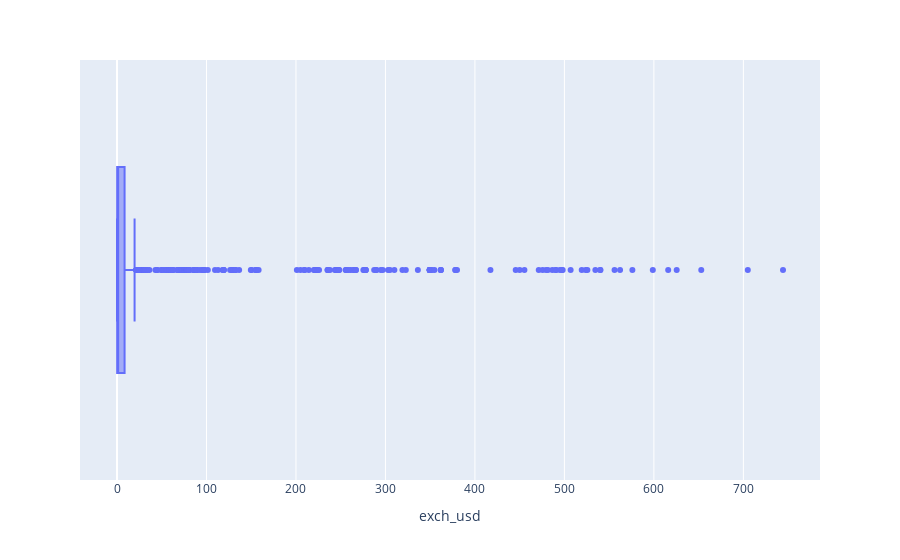

The notebook cell this image was saved under:
### Code cell
fig = px.box(crises_df, x='exch_usd')
fig.show()

### Figure 1 — Plotly figure (JSON) as saved in the notebook; plotly's stock layout.template omitted (floating-point values rounded to 4 significant figures; data arrays with more than 128 entries replaced by an {"elided": "..."} marker saying what was removed)
{"data": [{"alignmentgroup": "True", "hovertemplate": "exch_usd=%{x}<extra></extra>", "legendgroup": "", "marker": {"color": "#636efa"}, "name": "", "notched": false, "offsetgroup": "", "orientation": "h", "showlegend": false, "type": "box", "x": {"elided": "1059 float values"}, "x0": " ", "xaxis": "x", "y0": " ", "yaxis": "y"}], "layout": {"boxmode": "group", "legend": {"tracegroupgap": 0}, "margin": {"t": 60}, "xaxis": {"anchor": "y", "domain": [0, 1], "title": {"text": "exch_usd"}}, "yaxis": {"anchor": "x", "domain": [0, 1]}}}
